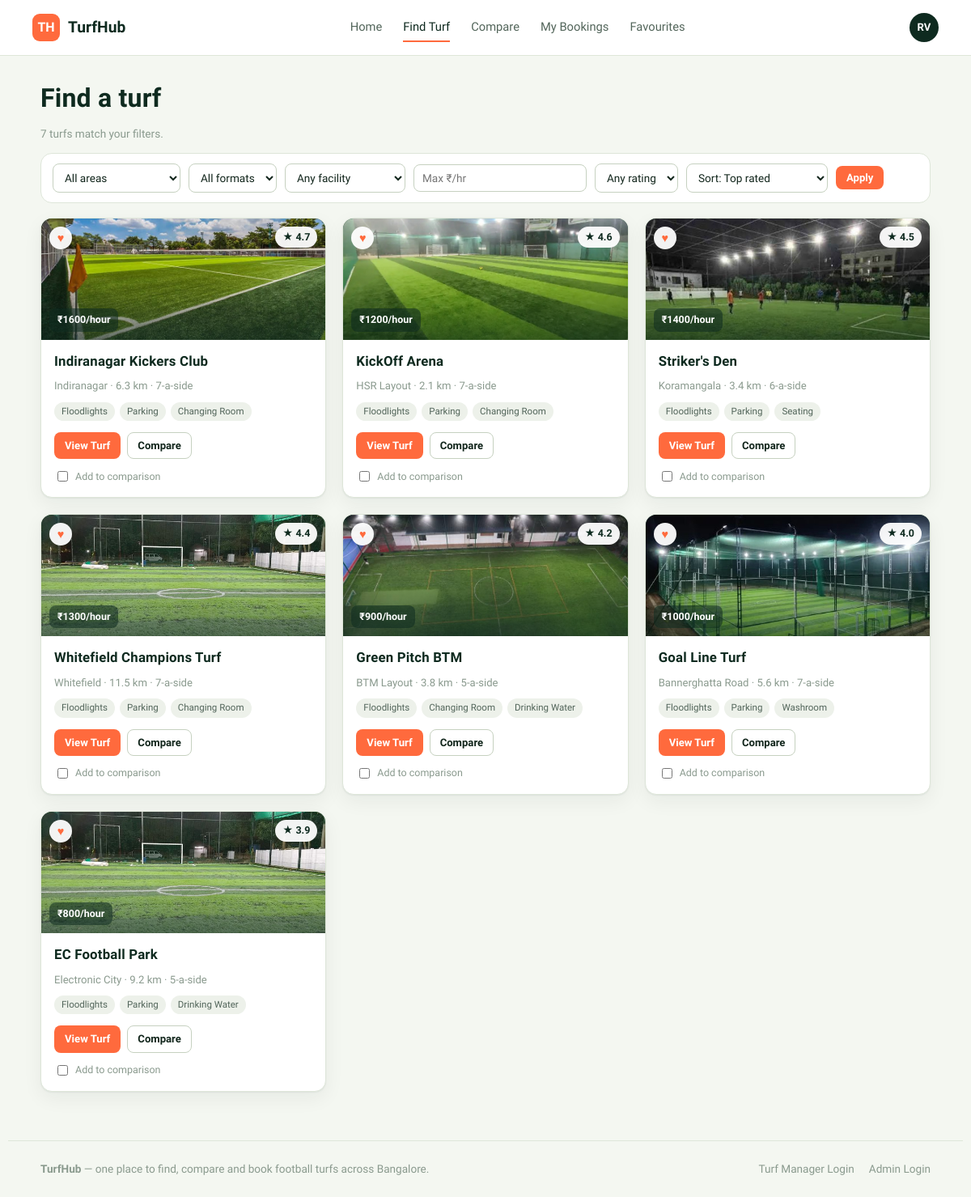
Page /find on the committed database.
### tables this page shows
CREATE TABLE turfs (
    id INTEGER PRIMARY KEY,
    name TEXT NOT NULL,
    area TEXT NOT NULL,
    address TEXT NOT NULL,
    manager_id INTEGER REFERENCES managers(id),
    price_per_hour INTEGER NOT NULL,
    turf_type TEXT NOT NULL,          -- 5-a-side / 6-a-side / 7-a-side / 11-a-side
    surface_type TEXT NOT NULL,       -- Artificial Turf / Hybrid Grass / Natural Grass
    description TEXT NOT NULL,
    facilities TEXT NOT NULL,         -- comma separated
    opening_time TEXT NOT NULL,
    closing_time TEXT NOT NULL,
    rating REAL NOT NULL,
    status TEXT NOT NULL DEFAULT 'pending',       -- active / pending / suspended
    verified INTEGER NOT NULL DEFAULT 0,
    image TEXT NOT NULL,
    phone TEXT NOT NULL,
    distance_km REAL NOT NULL,
    created_at TEXT NOT NULL
);

### blueprints/customer/routes.py (the view)
@customer_bp.route("/find")
def find():
    conn = get_db()
    area = request.args.get("area", "")
    turf_type = request.args.get("turf_type", "")
    facility = request.args.get("facility", "")
    price_max = request.args.get("price_max", "")
    rating_min = request.args.get("rating_min", "")
    sort = request.args.get("sort", "rating")
    q_date = request.args.get("date", date.today().isoformat())
    query = "SELECT * FROM turfs WHERE status='active'"
    params = []
    if area:
        query += " AND area=?"
        params.append(area)
    if turf_type:
        query += " AND turf_type=?"
        params.append(turf_type)
    if facility:
        query += " AND facilities LIKE ?"
        params.append(f"%{facility}%")
    if price_max:
        query += " AND price_per_hour<=?"
        params.append(price_max)
    if rating_min:
        query += " AND rating>=?"
        params.append(rating_min)
    sort_map = {
        "rating": "rating DESC",
        "price_low": "price_per_hour ASC",
        "price_high": "price_per_hour DESC",
        "distance": "distance_km ASC",
    }
    query += f" ORDER BY {sort_map.get(sort, 'rating DESC')}"
    turfs = conn.execute(query, params).fetchall()
    areas = [r["area"] for r in conn.execute("SELECT DISTINCT area FROM turfs ORDER BY area")]
    turf_types = [r["turf_type"] for r in conn.execute("SELECT DISTINCT turf_type FROM turfs")]
    conn.close()
    return render_template(
        "customer/find.html", turfs=turfs, areas=areas, turf_types=turf_types,
        facility_options=FACILITY_OPTIONS, facilities_list=_prep(turfs),
        filters=dict(area=area, turf_type=turf_type, facility=facility,
                     price_max=price_max, rating_min=rating_min, sort=sort, date=q_date),
    )

### blueprints/customer/routes.py (called while the page is built)
def _turf_facilities(row):
    return [f.strip() for f in row["facilities"].split(",") if f.strip()]

def _prep(rows):
    return {row["id"]: _turf_facilities(row) for row in rows}

### database.py (called while the page is built)
def get_db():
    conn = sqlite3.connect(DATABASE_PATH)
    conn.row_factory = sqlite3.Row
    conn.execute("PRAGMA foreign_keys = ON")
    return conn

### templates/customer/find.html (shortened to what this page needs)
{% extends "base_customer.html" %}
{% block customer_content %}
<div style="padding-top:28px;">
  <h1>Find a turf</h1>
  <p class="muted">{{ turfs|length }} turf{{ 's' if turfs|length != 1 }} match your filters.</p>
</div>
<form class="filter-bar" method="get">
  <select name="area">
    <option value="">All areas</option>
  </select>
  <select name="turf_type">
    <option value="">All formats</option>
  </select>
  <select name="facility">
    <option value="">Any facility</option>
  </select>
  <input type="number" name="price_max" placeholder="Max ₹/hr" value="{{ filters.price_max }}">
  <select name="rating_min">
    <option value="">Any rating</option>
  </select>
  <select name="sort">
    <option value="rating" {{ 'selected' if filters.sort=='rating' }}>Sort: Top rated</option>
  </select>
  <button class="btn btn-primary btn-sm" type="submit">Apply</button>
</form>
{% if turfs %}
<div class="turf-grid">
  {% for turf in turfs %}
  {% set show_compare = true %}
  {% include "customer/_turf_card.html" %}
  {% endfor %}
</div>
{% else %}
<div class="empty-state">
  <h3>No turfs match those filters</h3>
  <p>Try widening your price range or picking a different area.</p>
  <a class="btn btn-outline" href="{{ url_for('customer.find') }}">Reset filters</a>
</div>
{% endif %}
{% endblock %}

### templates/customer/_turf_card.html
<div class="turf-card">
  <div class="turf-card-media">
    <img class="media-photo" src="{{ url_for('static', filename='images/' + (turf.image or 'placeholder.jpg')) }}"
         alt="{{ turf.name }} turf photo"
         onerror="this.onerror=null;this.src='{{ url_for('static', filename='images/placeholder.jpg') }}';">
    <div class="media-overlay"></div>
    <span class="rating-chip">★ {{ turf.rating }}</span>
    <form action="{{ url_for('customer.toggle_favourite', turf_id=turf.id) }}" method="post">
      <button class="fav-chip" type="submit" title="Toggle favourite">♥</button>
    </form>
    <span class="price-chip">₹{{ turf.price_per_hour }}/hour</span>
  </div>
  <div class="turf-card-body">
    <h3><a href="{{ url_for('customer.turf_detail', turf_id=turf.id) }}">{{ turf.name }}</a></h3>
    <div class="turf-meta">{{ turf.area }} · {{ turf.distance_km }} km · {{ turf.turf_type }}</div>
    <div class="chip-row">
      {% for f in facilities_list.get(turf.id, [])[:3] %}
      <span class="chip">{{ f }}</span>
      {% endfor %}
    </div>
    <div class="turf-card-actions">
      <a class="btn btn-primary btn-sm" href="{{ url_for('customer.turf_detail', turf_id=turf.id) }}">View Turf</a>
      <a class="btn btn-outline btn-sm" href="{{ url_for('customer.compare', ids=turf.id) }}">Compare</a>
    </div>
    {% if show_compare %}
    <label class="compare-check">
      <input type="checkbox" value="{{ turf.id }}"> Add to comparison
    </label>
    {% endif %}
  </div>
</div>

### static/css/style.css (style rules this page uses)
:root { --bg: #F4F7F1; --bg-alt: #FFFFFF; --pitch-900: #0E2A1F; --pitch-800: #163829; --pitch-700: #1F4A36; --pitch-600: #2C5F45; --line: #DEE6D9; --line-strong: #C6D1C0; --ink: #12261C; --ink-soft: #52655A; --ink-faint: #8A9A8E; --accent: #FF6A3D; --accent-dark: #E14F22; --accent-soft: #FFE4D8; --amber: #E39A1F; --amber-soft: #FCEDCB; --success: #2E7D4F; --success-soft: #DCEFE1; --danger: #C63C3C; --danger-soft: #FBE1DF; --radius-sm: 8px; --radius-md: 14px; --radius-lg: 20px; --shadow-card: 0 1px 2px rgba(14,42,31,0.06), 0 8px 24px rgba(14,42,31,0.06); --font-display: 'Barlow Condensed', 'Arial Narrow', sans-serif; --font-body: 'Work Sans', -apple-system, sans-serif; }
* { box-sizing: border-box; }
html, body { margin: 0; padding: 0; }
body { font-family: var(--font-body); background: var(--bg); color: var(--ink); line-height: 1.5; -webkit-font-smoothing: antialiased; }
h1, h2, h3, h4 { font-family: var(--font-display); color: var(--pitch-900); margin: 0 0 0.3em; font-weight: 600; letter-spacing: 0.2px; }
h1 { font-size: 2rem; }
h3 { font-size: 1.2rem; }
p { margin: 0 0 1em; color: var(--ink-soft); }
a { color: inherit; text-decoration: none; }
img { max-width: 100%; display: block; }
.btn { display: inline-flex; align-items: center; justify-content: center; gap: 6px; padding: 10px 18px; border-radius: var(--radius-sm); font-family: var(--font-body); font-weight: 600; font-size: 0.92rem; border: 1px solid transparent; cursor: pointer; transition: transform .08s ease, background .15s ease; }
.btn-primary { background: var(--accent); color: #fff; }
.btn-outline { background: transparent; border-color: var(--line-strong); color: var(--ink); }
.btn-sm { padding: 6px 12px; font-size: 0.82rem; }
.filter-bar { display: flex; flex-wrap: wrap; gap: 10px; align-items: center; margin-bottom: 18px; background: var(--bg-alt); border: 1px solid var(--line); border-radius: var(--radius-md); padding: 12px 14px; }
.filter-bar select, .filter-bar input { border: 1px solid var(--line-strong); border-radius: var(--radius-sm); padding: 8px 10px; font-family: var(--font-body); font-size: 0.85rem; background: #fff; color: var(--ink); }
.turf-grid { display: grid; grid-template-columns: repeat(auto-fill, minmax(270px, 1fr)); gap: 20px; }
.turf-card { background: var(--bg-alt); border: 1px solid var(--line); border-radius: var(--radius-md); overflow: hidden; box-shadow: var(--shadow-card); display: flex; flex-direction: column; }
.turf-card-media { height: 150px; background: repeating-linear-gradient(115deg, var(--pitch-700) 0 26px, var(--pitch-800) 26px 52px); position: relative; display: flex; align-items: flex-end; padding: 10px; overflow: hidden; }
.turf-card-media .media-photo { position: absolute; inset: 0; width: 100%; height: 100%; object-fit: cover; z-index: 0; }
.turf-card-media .media-overlay { position: absolute; inset: 0; z-index: 1; background: linear-gradient(180deg, rgba(14,42,31,0) 45%, rgba(14,42,31,0.6) 100%); }
.turf-card-media .rating-chip { position: absolute; top: 10px; right: 10px; background: rgba(255,255,255,0.94); color: var(--pitch-900); font-weight: 700; font-size: 0.78rem; padding: 4px 9px; border-radius: 999px; z-index: 2; }
.turf-card-media .fav-chip { position: absolute; top: 10px; left: 10px; background: rgba(255,255,255,0.94); width: 28px; height: 28px; border-radius: 50%; display:flex; align-items:center; justify-content:center; font-size: 0.9rem; border: none; cursor: pointer; color: var(--accent); z-index: 2; }
.turf-card-media .price-chip { background: rgba(14,42,31,0.55); color: #fff; font-size: 0.78rem; padding: 5px 10px; border-radius: var(--radius-sm); font-weight: 600; position: relative; z-index: 2; }
.turf-card-body { padding: 14px 16px 16px; display: flex; flex-direction: column; gap: 8px; flex: 1; }
.turf-card-body h3 { margin: 0; font-size: 1.05rem; }
.turf-meta { font-size: 0.82rem; color: var(--ink-faint); display: flex; gap: 6px; align-items: center; }
.chip-row { display: flex; flex-wrap: wrap; gap: 6px; margin-top: 2px; }
.chip { font-size: 0.72rem; background: #EDF1EA; color: var(--ink-soft); padding: 3px 9px; border-radius: 999px; }
.turf-card-actions { display: flex; gap: 8px; margin-top: auto; padding-top: 6px; }
.compare-check { display: flex; align-items: center; gap: 6px; font-size: 0.78rem; color: var(--ink-faint); margin-top: 4px; }
.muted { color: var(--ink-faint); font-size: 0.85rem; }

### rows in the picture
turfs: image (picture), rating "4.7", price_per_hour "1600", name "Indiranagar Kickers Club", area "Indiranagar", distance_km "6.3", turf_type "7-a-side", 3 "Floodlights" "Parking" "Changing Room"
turfs: image (picture), rating "4.6", price_per_hour "1200", name "KickOff Arena", area "HSR Layout", distance_km "2.1", turf_type "7-a-side", 3 "Floodlights" "Parking" "Changing Room"
turfs: image (picture), rating "4.5", price_per_hour "1400", name "Striker's Den", area "Koramangala", distance_km "3.4", turf_type "6-a-side", 3 "Floodlights" "Parking" "Seating"
turfs: image (picture), rating "4.4", price_per_hour "1300", name "Whitefield Champions Turf", area "Whitefield", distance_km "11.5", turf_type "7-a-side", 3 "Floodlights" "Parking" "Changing Room"
turfs: image (picture), rating "4.2", price_per_hour "900", name "Green Pitch BTM", area "BTM Layout", distance_km "3.8", turf_type "5-a-side", 3 "Floodlights" "Changing Room" "Drinking Water"
turfs: image (picture), rating "4.0", price_per_hour "1000", name "Goal Line Turf", area "Bannerghatta Road", distance_km "5.6", turf_type "7-a-side", 3 "Floodlights" "Parking" "Washroom"
turfs: image (picture), rating "3.9", price_per_hour "800", name "EC Football Park", area "Electronic City", distance_km "9.2", turf_type "5-a-side", 3 "Floodlights" "Parking" "Drinking Water"

### other values in the picture
{{ turfs|length }} "7"
{{ 's' if turfs|length != 1 }} "s"
